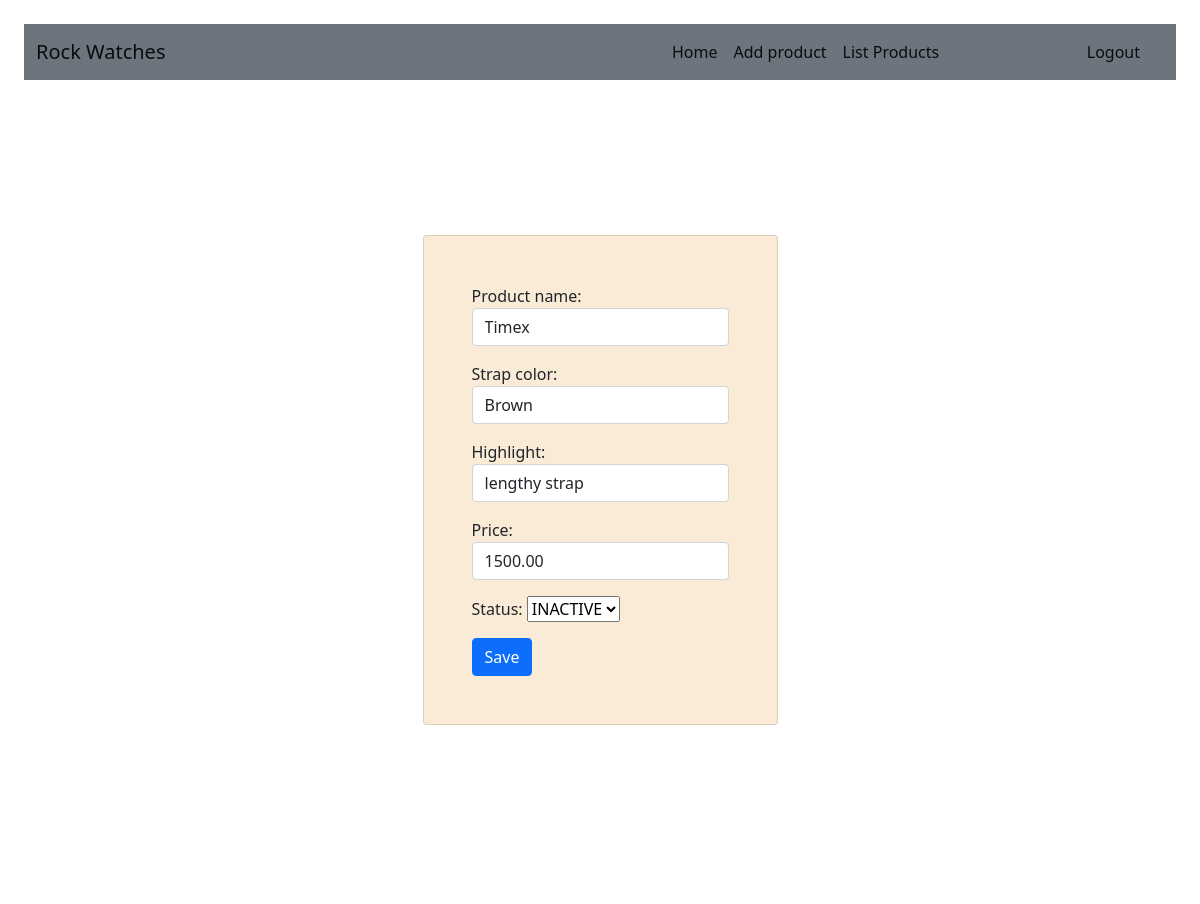
/productedit/2, run on the app's committed database.
### App/models.py (models this page shows)
class Product(models.Model):
    product_id = models.AutoField(primary_key=True)
    product_name = models.CharField(max_length=100)
    strap_color = models.CharField(max_length=100)
    highlight = models.CharField(max_length=100)
    price = models.DecimalField(max_digits=6, decimal_places=2)
    status = models.CharField(max_length = 20,choices = STATUS_CHOICE)

### App/views.py (the view)
# urls.py: path('productedit/<pk>',ProductUpdateView.as_view(),name='productedit'),
class ProductUpdateView(UpdateView):
    model = Product
    form_class = ProductForm
    template_name = 'addproduct.html'
    success_url = reverse_lazy('productlist')

### App/forms.py
class ProductForm(forms.ModelForm):
    class Meta:
        model = Product
        fields = ['product_name','strap_color','highlight','price','status']
        widgets = {
            'product_name':forms.TextInput(attrs={'class':'form-control'}),
            'strap_color':forms.TextInput(attrs={'class':'form-control'}),
            'highlight':forms.TextInput(attrs={'class':'form-control'}),
            'username':forms.TextInput(attrs={'class':'form-control'}),
            'price':forms.TextInput(attrs={'class':'form-control'}),
        }

### App/templates/addproduct.html (shortened to what this page needs)
{% extends 'base.html' %}
{% block content %}
    <div class="m-4">
        <nav class="navbar navbar-expand-lg navbar-light bg-secondary">
            <div class="container-fluid">
                <a href="" class="navbar-brand">Rock Watches</a>
                <div class="collapse navbar-collapse" id="navbarCollapse">
                    <div class="navbar-nav">
                        <a href="{% url 'home' %}" class="nav-item nav-link active">Home</a>
                        <a href="{% url 'addproduct' %}" class="nav-item nav-link active">Add product</a>
                        <a href="{% url 'productlist' %}" class="nav-item nav-link active">List Products</a>
                    </div>
                    <div class="navbar-nav ms-auto">
                        <a href="{% url 'logout' %}" class="nav-item nav-link active">Logout</a>
                        <a href="" class="nav-item nav-link active">{{user.username}}</a>
                    </div>
                </div>
            </div>
        </nav>
        <div class="container-fluids">
          <div>
            <div class="card p-5">
              <div class = 'form-group'>
                  <form method="post">
                      {{ form.as_p }}
                      <div style="display:flex" class="col-sm-12">
                          <div class="col-sm-8">
                              <input type="submit" class="btn btn-primary" value="Save">
                          </div>
                      </div>
                    </form>
              </div>
            </div>
          </div>
      </div>
    </div>
{% endblock %}

### App/static/css/index.css (style rules this page uses)
.container-fluids { height: 100vh; background-color: white; display: flex; justify-content: center; align-items: center; }
.container-fluid > div { width: 85%; min-width: 300px; max-width: 500px; }
.card { width: 100%; background-color: antiquewhite; }

### data on the page
Product: product_name "Timex", strap_color "Brown", highlight "lengthy strap", price "1500.00", status "INACTIVE"
